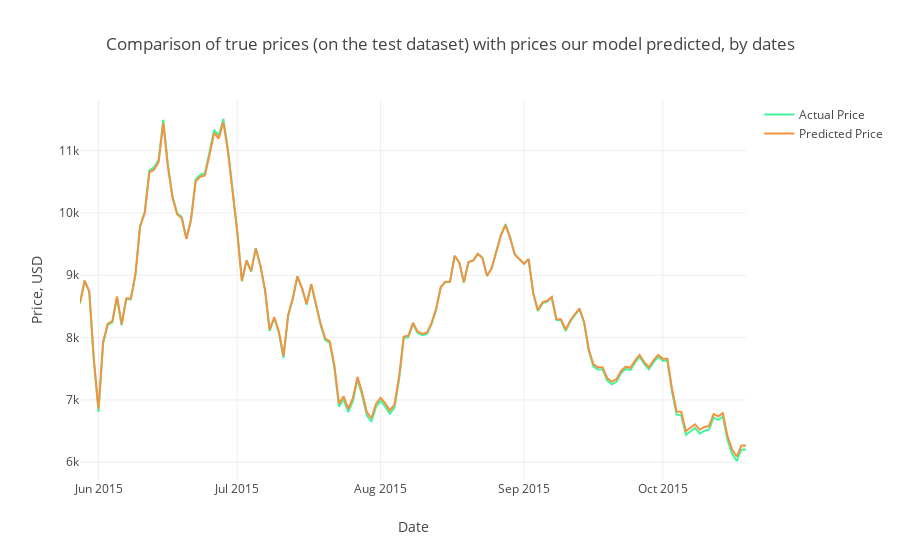

This figure's notebook cell:
### Code cell
# Plot the new predictions line vs. the actual prices
trace1 = go.Scatter(x=Test_Dates, y=Y3_test2_inverse, name= 'Actual Price',
                   line = dict(color = ('rgb(66, 244, 155)'),width = 2))
trace2 = go.Scatter(x=Test_Dates, y=gpredictions_new, name= 'Predicted Price',
                   line = dict(color = ('rgb(244, 146, 65)'),width = 2))
data = [trace1, trace2]
layout = dict(title = 'Comparison of true prices (on the test dataset) with prices our model predicted, by dates',
             xaxis = dict(title = 'Date'), yaxis = dict(title = 'Price, USD'))
fig = dict(data=data, layout=layout)
py.iplot(fig, filename='results_demonstrating2')

### Figure 1 — Plotly figure (JSON) as saved in the notebook; plotly's stock layout.template omitted (floating-point values rounded to 4 significant figures; data arrays with more than 128 entries replaced by an {"elided": "..."} marker saying what was removed)
{"data": [{"line": {"color": "rgb(66, 244, 155)", "width": 2}, "name": "Actual Price", "type": "scatter", "uid": "cec1f585-aa8a-4756-ac53-e71df314b95a", "x": {"elided": "1127 str values"}, "y": {"elided": "145 float values"}}, {"line": {"color": "rgb(244, 146, 65)", "width": 2}, "name": "Predicted Price", "type": "scatter", "uid": "2143f7f4-96cb-4705-97c8-365a87efc703", "x": {"elided": "1127 str values"}, "y": {"elided": "145 float values"}}], "layout": {"title": "Comparison of true prices (on the test dataset) with prices our model predicted, by dates", "xaxis": {"title": "Date"}, "yaxis": {"title": "Price, USD"}}}
